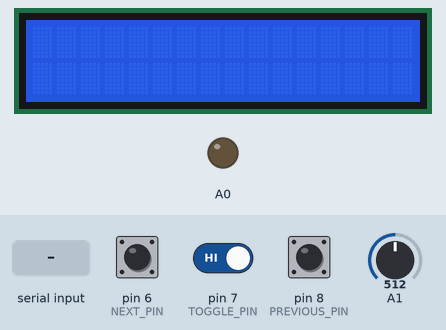
The sketch below on a simulated Arduino Uno, built with avr-gcc and run on an emulated ATmega328P. Shown: 16×2 character LCD, output pins drawn as LEDs (lit = HIGH). The test bench sets the inputs (shaded band); at power-on: pin 6 (NEXT_PIN) HIGH, pin 7 (TOGGLE_PIN) HIGH, pin 8 (PREVIOUS_PIN) HIGH, A1 = 512.

Above: at 1.2 s.
1.3 s: "1\n" received over Serial
At 2.7 s:
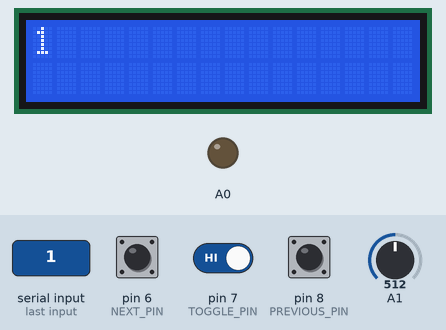
5.3 s: "0\n" received over Serial
At 6.9 s:
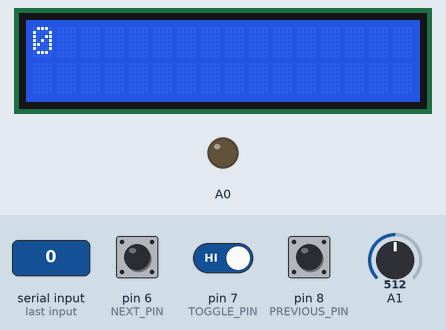
Timing chart, 0 to 8.4 s (numbered marks = the images above; inputs shaded):
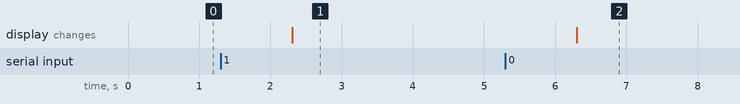

Measured:
- after the input at 1.3 s, the display: changes after 1.0 s (image 1)
- after the input at 5.3 s, the display: changes after 1.0 s (image 2)

The sketch:

music-controller.ino
```cpp
#include <LiquidCrystal.h>

LiquidCrystal lcd(12, 11, 5, 4, 3, 2);

#define NEXT_PIN 6
#define TOGGLE_PIN 7
#define PREVIOUS_PIN 8

String message;
double previous = 0;
int pos = 0;
int delta = 1;
int previousVolume = -1;

void setup() {

  pinMode(NEXT_PIN, INPUT_PULLUP);
  pinMode(TOGGLE_PIN, INPUT_PULLUP);
  pinMode(PREVIOUS_PIN, INPUT_PULLUP);

  lcd.begin(16, 2);

  analogWrite(A0, 127);
  Serial.begin(9600);
}

void loop() {
  if (Serial.available()) {
    message = Serial.readString();
    pos = 0;
    lcd.clear();
    for (int i = 0; i < message.length(); i++) {
      if (message.charAt(i) != '\n') {
        lcd.write(message.charAt(i));
      } else {
        lcd.setCursor(0, 1);
      }
    }
  }

  if (digitalRead(NEXT_PIN) == LOW) {
    Serial.write("N");
    delay(500);
  } else if (digitalRead(PREVIOUS_PIN) == LOW) {
    Serial.write("P");
    delay(500);
  } else if (digitalRead(TOGGLE_PIN) == LOW) {
    Serial.write("T");
    delay(500);
  }

  int volume = map(analogRead(A1), 0, 1023, 0, 100);
  if (abs(volume - previousVolume) > 5) {
    if (previousVolume > 0) {
      Serial.write("V");
      Serial.write(volume);
    }
    previousVolume = volume;
    delay(200);
  }

  //printLine(400);
}

void printLine(double refresh) {
  if (millis() - previous > refresh) {
    if (delta > 0 && pos < message.length()) {
      lcd.scrollDisplayLeft();
      pos++;
    }
  }
}
```
